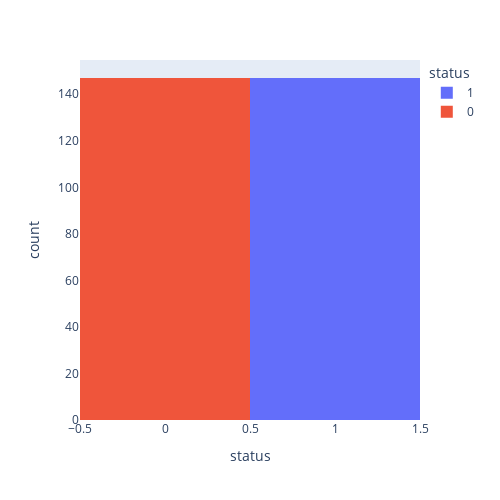

The notebook cell this image was saved under:
### Code cell
# New DataFrame after SMOTE
df_new = X_smote.assign(status=y_smote)
px.histogram(df_new, x="status", color="status", width=500, height=500).show()

### Figure 1 — Plotly figure (JSON) as saved in the notebook; plotly's stock layout.template omitted (floating-point values rounded to 4 significant figures; data arrays with more than 128 entries replaced by an {"elided": "..."} marker saying what was removed)
{"data": [{"alignmentgroup": "True", "bingroup": "x", "hovertemplate": "status=%{x}<br>count=%{y}<extra></extra>", "legendgroup": "1", "marker": {"color": "#636efa", "pattern": {"shape": ""}}, "name": "1", "offsetgroup": "1", "orientation": "v", "showlegend": true, "type": "histogram", "x": {"elided": "147 int values"}, "xaxis": "x", "yaxis": "y"}, {"alignmentgroup": "True", "bingroup": "x", "hovertemplate": "status=%{x}<br>count=%{y}<extra></extra>", "legendgroup": "0", "marker": {"color": "#EF553B", "pattern": {"shape": ""}}, "name": "0", "offsetgroup": "0", "orientation": "v", "showlegend": true, "type": "histogram", "x": {"elided": "147 int values"}, "xaxis": "x", "yaxis": "y"}], "layout": {"barmode": "relative", "height": 500, "legend": {"title": {"text": "status"}, "tracegroupgap": 0}, "margin": {"t": 60}, "width": 500, "xaxis": {"anchor": "y", "categoryarray": [1, 0], "categoryorder": "array", "domain": [0, 1], "title": {"text": "status"}}, "yaxis": {"anchor": "x", "domain": [0, 1], "title": {"text": "count"}}}}
